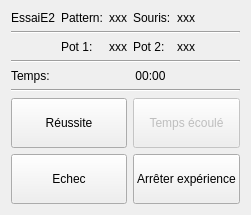
      <widget class="QWidget" name="page_7">
       <layout class="QGridLayout" name="gridLayout_9">
        <item row="7" column="0" colspan="6">
         <widget class="Line" name="line_8">
          <property name="orientation">
           <enum>Qt::Horizontal</enum>
          </property>
         </widget>
        </item>
        <item row="5" column="0" colspan="6">
         <widget class="Line" name="line_9">
          <property name="orientation">
           <enum>Qt::Horizontal</enum>
          </property>
         </widget>
        </item>
        <item row="10" column="3" colspan="3">
         <widget class="QPushButton" name="tempsEcouleE2">
          <property name="enabled">
           <bool>false</bool>
          </property>
          <property name="minimumSize">
           <size>
            <width>0</width>
            <height>50</height>
           </size>
          </property>
          <property name="text">
           <string>Temps écoulé</string>
          </property>
         </widget>
        </item>
        <item row="11" column="3" colspan="3">
         <widget class="QPushButton" name="arreterExperienceE2">
          <property name="minimumSize">
           <size>
            <width>0</width>
            <height>50</height>
           </size>
          </property>
          <property name="text">
           <string>Arrêter expérience</string>
          </property>
         </widget>
        </item>
        <item row="10" column="0" colspan="3">
         <widget class="QPushButton" name="reussiteE2">
          <property name="minimumSize">
           <size>
            <width>0</width>
            <height>50</height>
           </size>
          </property>
          <property name="text">
           <string>Réussite</string>
          </property>
         </widget>
        </item>
        <item row="1" column="0" colspan="6">
         <widget class="Line" name="line_7">
          <property name="orientation">
           <enum>Qt::Horizontal</enum>
          </property>
         </widget>
        </item>
        <item row="11" column="0" colspan="3">
         <widget class="QPushButton" name="echecE2">
          <property name="minimumSize">
           <size>
            <width>0</width>
            <height>50</height>
           </size>
          </property>
          <property name="text">
           <string>Echec</string>
          </property>
         </widget>
        </item>
        <item row="4" column="3">
         <widget class="QLabel" name="label_44">
          <property name="text">
           <string>Pot 2:</string>
          </property>
         </widget>
        </item>
        <item row="4" column="4">
         <widget class="QLabel" name="label_51">
          <property name="text">
           <string>xxx</string>
          </property>
          <property name="alignment">
           <set>Qt::AlignLeading|Qt::AlignLeft|Qt::AlignVCenter</set>
          </property>
         </widget>
        </item>
        <item row="0" column="0">
         <widget class="QLabel" name="label_32">
          <property name="text">
           <string>EssaiE2</string>
          </property>
         </widget>
        </item>
        <item row="0" column="1">
         <widget class="QLabel" name="label_41">
          <property name="text">
           <string>Pattern:</string>
          </property>
         </widget>
        </item>
        <item row="0" column="2">
         <widget class="QLabel" name="label_48">
          <property name="text">
           <string>xxx</string>
          </property>
         </widget>
        </item>
        <item row="0" column="3">
         <widget class="QLabel" name="label_42">
          <property name="text">
           <string>Souris:</string>
          </property>
         </widget>
        </item>
        <item row="4" column="2">
         <widget class="QLabel" name="label_50">
          <property name="text">
           <string>xxx</string>
          </property>
          <property name="alignment">
           <set>Qt::AlignLeading|Qt::AlignLeft|Qt::AlignVCenter</set>
          </property>
         </widget>
        </item>
        <item row="4" column="1">
         <widget class="QLabel" name="label_43">
          <property name="text">
           <string>Pot 1:</string>
          </property>
         </widget>
        </item>
        <item row="6" column="0">
         <widget class="QLabel" name="label_47">
          <property name="text">
           <string>Temps:</string>
          </property>
         </widget>
        </item>
        <item row="6" column="1" colspan="5">
         <widget class="QLabel" name="label_52">
          <property name="text">
           <string>00:00</string>
          </property>
          <property name="alignment">
           <set>Qt::AlignCenter</set>
          </property>
         </widget>
        </item>
        <item row="0" column="4">
         <widget class="QLabel" name="label_49">
          <property name="text">
           <string>xxx</string>
          </property>
         </widget>
        </item>
       </layout>
      </widget>
